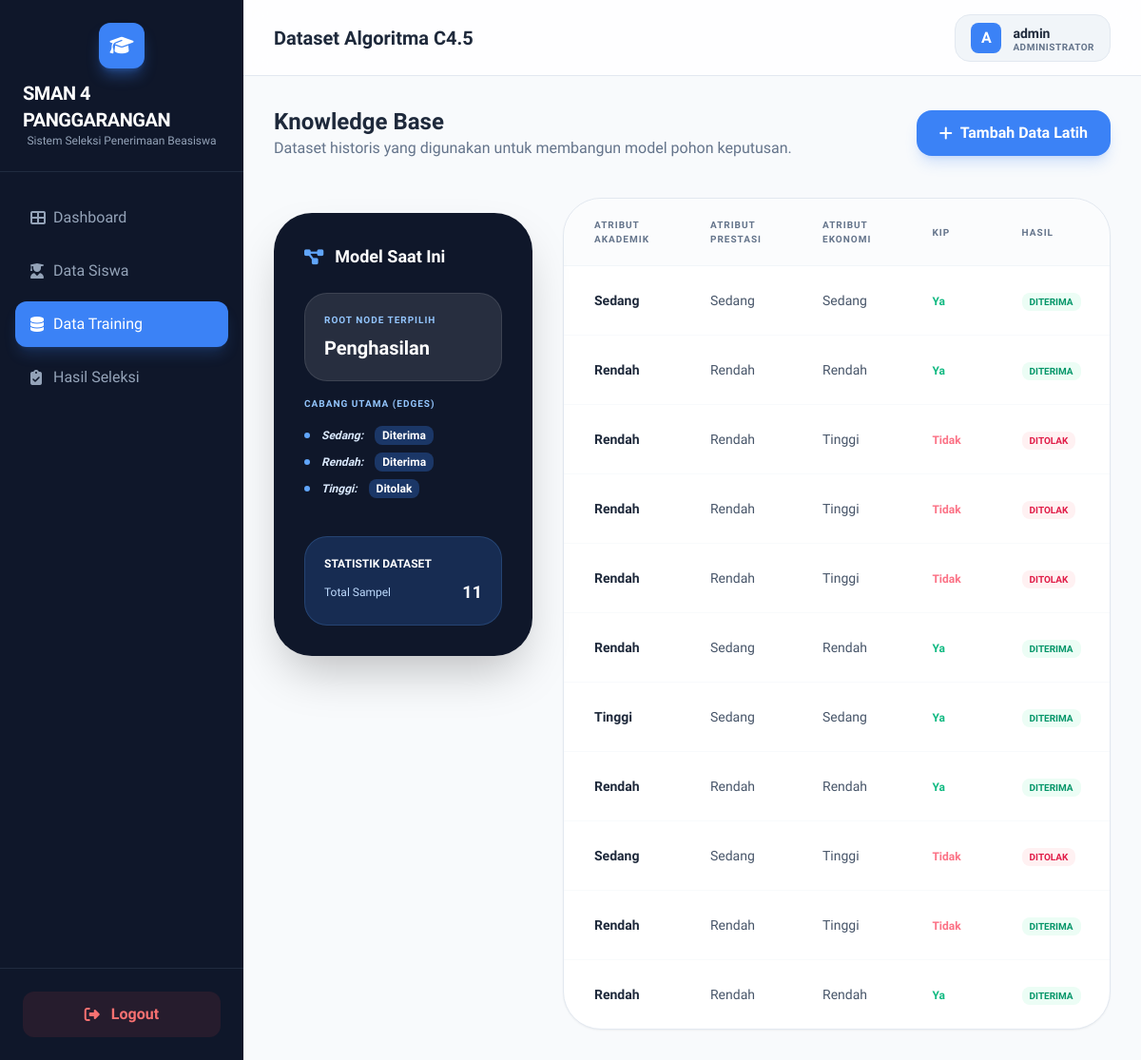
The app's page /training/ (signed in), older data.
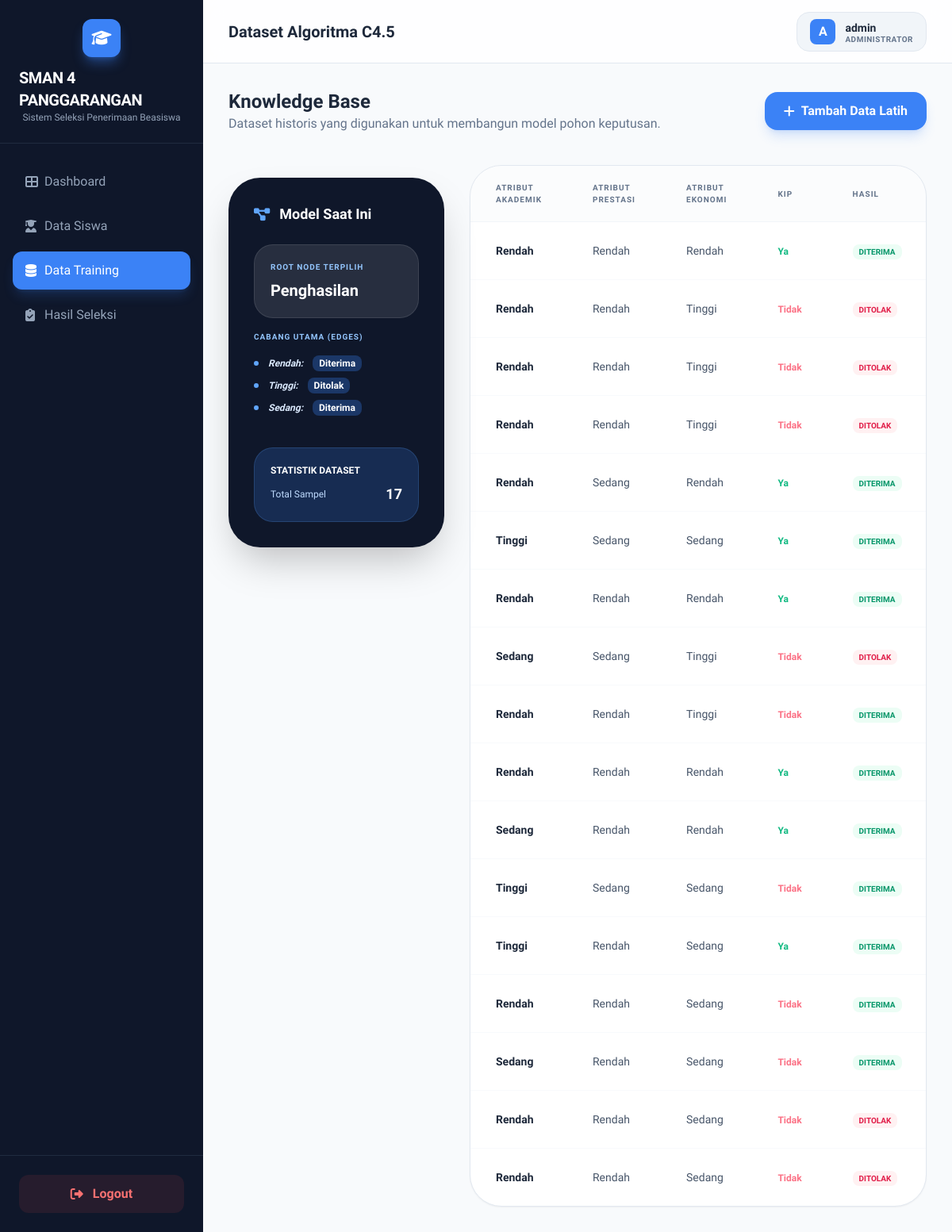
The same page, newer data.
### beasiswa/models.py (models this page shows, shortened)
class DataTraining(models.Model):
    NILAI_CHOICES = [('Tinggi', 'Tinggi'), ('Sedang', 'Sedang'), ('Rendah', 'Rendah')]
    PRESTASI_CHOICES = [('Tinggi', 'Tinggi'), ('Sedang', 'Sedang'), ('Rendah', 'Rendah')]
    PENGHASILAN_CHOICES = [('Rendah', 'Rendah'), ('Sedang', 'Sedang'), ('Tinggi', 'Tinggi')]
    KIP_CHOICES = [('Ya', 'Ya'), ('Tidak', 'Tidak')]
    HASIL_CHOICES = [('Diterima', 'Diterima'), ('Ditolak', 'Ditolak')]
    nilai       = models.CharField(max_length=10, choices=NILAI_CHOICES, verbose_name="Kategori Nilai")
    prestasi    = models.CharField(max_length=10, choices=PRESTASI_CHOICES, verbose_name="Kategori Prestasi")
    penghasilan = models.CharField(max_length=10, choices=PENGHASILAN_CHOICES, verbose_name="Kategori Penghasilan")
    kip         = models.CharField(max_length=10, choices=KIP_CHOICES, verbose_name="Kepemilikan KIP")
    hasil       = models.CharField(max_length=15, choices=HASIL_CHOICES, verbose_name="Hasil Klasifikasi")
    keterangan  = models.TextField(blank=True, verbose_name="Keterangan")
    created_at  = models.DateTimeField(auto_now_add=True)
    class Meta:
        verbose_name        = "Data Training"
        verbose_name_plural = "Dataset Training"
        ordering            = ['id']

### beasiswa/views.py (the view)
# urls.py: path('training/',views.TrainingListView.as_view(),name='training-list'),
class TrainingListView(LoginRequiredMixin, ListView):
    model               = DataTraining
    template_name       = 'beasiswa/training/list.html'
    context_object_name = 'training_list'
    login_url           = reverse_lazy('beasiswa:login')
    def get_context_data(self, **kwargs):
        ctx = super().get_context_data(**kwargs)
        dataset = list(DataTraining.objects.values('nilai', 'prestasi', 'penghasilan', 'kip', 'hasil'))
        if dataset:
            ctx['tree_result'] = build_decision_tree(dataset)
        return ctx

### beasiswa/utils/c45.py (called while the page is built)
def build_decision_tree(dataset):
    engine = C45Proses(dataset)
    return engine.jalankan()

    def _hitung_entropy(self, labels):
        if not labels: return 0.0
        counts = Counter(labels)
        total = len(labels)
        entropy = 0.0
        for count in counts.values():
            p = count / total
            entropy -= p * math.log2(p)
        return round(entropy, 6)

    def jalankan(self):
        best_gain = -1
        for attr in self.attributes:
            gain, detail = self._hitung_gain_atribut(attr)
            self.report['perhitungan_atribut'][attr] = {
                'gain': gain,
                'detail': detail
            }
            if gain > best_gain:
                best_gain = gain
                self.report['root_node'] = attr
        self._generate_rules()
        self.report['atribut'] = self.report['root_node']
        self.report['cabang'] = {
            r['nilai']: {'hasil': r['hasil'], 'confidence': r['confidence']}
            for r in self.report['rules']
        }
        return self.report

    def _generate_rules(self):
        root = self.report['root_node']
        details = self.report['perhitungan_atribut'][root]['detail']
        for i, (val, info) in enumerate(details.items(), 1):
            hasil_dominan = max(info['distribusi'], key=info['distribusi'].get)
            confidence = (info['distribusi'][hasil_dominan] / info['jumlah']) * 100
            self.report['rules'].append({
                'nomor': i,
                'atribut': root,
                'nilai': val,
                'kondisi': f"IF {root.capitalize()} = {val}",
                'hasil': hasil_dominan,
                'confidence': round(confidence, 2),
                'distribusi': info['distribusi']
            })

### beasiswa/templates/beasiswa/training/list.html (shortened to what this page needs)
{% extends 'beasiswa/base.html' %}
{% block page_title %}Dataset Algoritma C4.5{% endblock %}
{% block content %}
<div class="flex flex-col md:flex-row md:items-center justify-between gap-6 mb-10">
    <div>
        <h3 class="text-2xl font-bold text-slate-800">Knowledge Base</h3>
        <p class="text-slate-500">Dataset historis yang digunakan untuk membangun model pohon keputusan.</p>
    </div>
    <div class="flex gap-3">
        <a href="{% url 'beasiswa:training-create' %}" class="px-6 py-3 bg-accent text-white rounded-2xl font-bold shadow-lg shadow-blue-500/20 hover:bg-blue-600 transition-all flex items-center gap-2">
            <i class="fas fa-plus"></i>
            <span>Tambah Data Latih</span>
        </a>
    </div>
</div>
<div class="grid grid-cols-1 lg:grid-cols-3 gap-8">
    <div class="lg:col-span-1">
        <div class="bg-primary rounded-[2.5rem] p-8 text-white shadow-2xl sticky top-28">
            <h4 class="text-lg font-bold mb-6 flex items-center gap-3">
                <i class="fas fa-project-diagram text-blue-400"></i>
                Model Saat Ini
            </h4>
            {% if tree_result %}
            <div class="space-y-4">
                <div class="p-5 bg-white/10 rounded-3xl border border-white/10">
                    <p class="text-[10px] font-black uppercase tracking-widest text-blue-300 mb-2">Root Node Terpilih</p>
                    <p class="text-xl font-black">{{ tree_result.atribut|capfirst }}</p>
                </div>
                <div class="space-y-2 mt-6">
                    <p class="text-[10px] font-black uppercase tracking-widest text-blue-300 mb-4">Cabang Utama (Edges)</p>
                    {% for edge, subtree in tree_result.cabang.items %}
                    <div class="flex items-center gap-3 group">
                        <div class="w-1.5 h-1.5 bg-blue-400 rounded-full group-hover:scale-150 transition-transform"></div>
                        <span class="text-xs font-bold text-blue-100 italic">{{ edge }}:</span>
                        <span class="text-xs font-black bg-blue-500/30 px-2 py-0.5 rounded-lg">
                            {% if subtree.hasil %}
                                {{ subtree.hasil }}
                            {% else %}
                                Next: {{ subtree.atribut|capfirst }}
                            {% endif %}
                        </span>
                    </div>
                    {% endfor %}
                </div>
            </div>
            {% endif %}
            <div class="mt-10 p-5 bg-blue-500/20 rounded-3xl border border-blue-400/20">
                <h5 class="text-xs font-black uppercase mb-2">Statistik Dataset</h5>
                <div class="flex justify-between items-center">
                    <span class="text-xs text-blue-200">Total Sampel</span>
                    <span class="text-lg font-black">{{ training_list|length }}</span>
                </div>
            </div>
        </div>
    </div>
    <div class="lg:col-span-2">
        <div class="bg-white rounded-[2.5rem] border border-slate-200 shadow-sm overflow-hidden">
            <div class="overflow-x-auto">
                <table class="w-full text-left">
                    <thead>
                        <tr class="bg-slate-50/50 text-slate-500 text-[10px] uppercase tracking-widest font-black border-b border-slate-100">
                            <th class="px-8 py-5">Atribut Akademik</th>
                            <th class="px-8 py-5">Atribut Prestasi</th>
                            <th class="px-8 py-5">Atribut Ekonomi</th>
                            <th class="px-8 py-5">KIP</th>
                            <th class="px-8 py-5">Hasil</th>
                        </tr>
                    </thead>
                    <tbody class="divide-y divide-slate-50">
                        {% for t in training_list %}
                        <tr class="hover:bg-slate-50/50 transition-colors group">
                            <td class="px-8 py-5">
                                <span class="text-sm font-bold text-slate-800">{{ t.nilai }}</span>
                            </td>
                            <td class="px-8 py-5">
                                <span class="text-sm font-medium text-slate-600">{{ t.prestasi }}</span>
                            </td>
                            <td class="px-8 py-5">
                                <span class="text-sm font-medium text-slate-600">{{ t.penghasilan }}</span>
                            </td>
                            <td class="px-8 py-5">
                                <span class="text-xs font-bold {% if t.kip == 'Ya' %}text-emerald-500{% else %}text-rose-400{% endif %}">{{ t.kip }}</span>
                            </td>
                            <td class="px-8 py-5">
                                {% if t.hasil == 'Diterima' %}
                                <span class="px-2 py-1 bg-emerald-50 text-emerald-600 text-[10px] font-black uppercase rounded-lg">Diterima</span>
                                {% else %}
                                <span class="px-2 py-1 bg-rose-50 text-rose-600 text-[10px] font-black uppercase rounded-lg">Ditolak</span>
                                {% endif %}
                            </td>
                        </tr>
                        {% endfor %}
                    </tbody>
                </table>
            </div>
        </div>
    </div>
</div>
{% endblock %}

### beasiswa/templates/beasiswa/base.html (shortened to what this page needs)
<!DOCTYPE html>
<html lang="en">
<head>
    <script src="https://cdn.tailwindcss.com"></script>
    <link rel="stylesheet" href="https://cdnjs.cloudflare.com/ajax/libs/font-awesome/6.4.0/css/all.min.css">
</head>
<body class="bg-surface text-slate-900 font-sans antialiased">
    <div class="flex h-screen overflow-hidden">
        <aside id="sidebar" class="w-64 bg-primary text-white flex-shrink-0 sidebar-transition hidden md:flex flex-col">
            <div class="p-6 flex flex-col items-center border-b border-slate-700/50">
                <div class="w-12 h-12 bg-accent rounded-xl flex items-center justify-center mb-3 shadow-lg shadow-blue-500/40">
                    <i class="fas fa-graduation-cap text-xl"></i>
                </div>
                <h1 class="text-xl font-bold tracking-tight">SMAN 4 PANGGARANGAN</h1>
                <p class="text-xs text-slate-400 font-medium">Sistem Seleksi Penerimaan Beasiswa</p>
            </div>
            <nav class="flex-1 px-4 py-6 space-y-2 overflow-y-auto">
                <a href="{% url 'beasiswa:dashboard' %}" class="flex items-center px-4 py-3 rounded-xl transition-all group {% if request.resolver_match.url_name == 'dashboard' %}bg-accent text-white shadow-lg shadow-blue-500/20{% else %}text-slate-400 hover:bg-slate-800 hover:text-white{% endif %}">
                    <i class="fas fa-th-large w-6 group-hover:scale-110 transition-transform"></i>
                    <span class="font-medium">Dashboard</span>
                </a>
                <a href="{% url 'beasiswa:siswa-list' %}" class="flex items-center px-4 py-3 rounded-xl transition-all group {% if 'siswa' in request.path %}bg-accent text-white shadow-lg shadow-blue-500/20{% else %}text-slate-400 hover:bg-slate-800 hover:text-white{% endif %}">
                    <i class="fas fa-user-graduate w-6 group-hover:scale-110 transition-transform"></i>
                    <span class="font-medium">Data Siswa</span>
                </a>
                <a href="{% url 'beasiswa:training-list' %}" class="flex items-center px-4 py-3 rounded-xl transition-all group {% if 'training' in request.path %}bg-accent text-white shadow-lg shadow-blue-500/20{% else %}text-slate-400 hover:bg-slate-800 hover:text-white{% endif %}">
                    <i class="fas fa-database w-6 group-hover:scale-110 transition-transform"></i>
                    <span class="font-medium">Data Training</span>
                </a>
                <a href="{% url 'beasiswa:hasil-list' %}" class="flex items-center px-4 py-3 rounded-xl transition-all group {% if 'hasil' in request.path %}bg-accent text-white shadow-lg shadow-blue-500/20{% else %}text-slate-400 hover:bg-slate-800 hover:text-white{% endif %}">
                    <i class="fas fa-clipboard-check w-6 group-hover:scale-110 transition-transform"></i>
                    <span class="font-medium">Hasil Seleksi</span>
                </a>
            </nav>
            <div class="p-6 border-t border-slate-700/50">
                <form action="{% url 'beasiswa:logout' %}" method="post">
                    <button type="submit" class="w-full flex items-center justify-center gap-3 px-4 py-3 bg-red-500/10 text-red-400 rounded-xl hover:bg-red-500 hover:text-white transition-all font-semibold">
                        <i class="fas fa-sign-out-alt"></i>
                        <span>Logout</span>
                    </button>
                </form>
            </div>
        </aside>
        <main class="flex-1 flex flex-col h-full overflow-hidden">
            <header class="h-20 bg-white/80 backdrop-blur-md border-b border-slate-200 flex items-center justify-between px-8 flex-shrink-0 z-10">
                <div class="flex items-center gap-4">
                    <h2 class="text-xl font-semibold text-slate-800 hidden md:block">{% block page_title %}Overview{% endblock %}</h2>
                </div>
                <div class="flex items-center gap-6">
                    <div class="flex items-center gap-3 px-4 py-2 bg-slate-100 rounded-2xl border border-slate-200">
                        <div class="w-8 h-8 bg-accent rounded-lg flex items-center justify-center text-white font-bold">
                            {{ user.username|first|upper }}
                        </div>
                        <div class="flex flex-col leading-none">
                            <span class="text-sm font-bold text-slate-800">{{ user.username }}</span>
                            <span class="text-[10px] text-slate-500 uppercase tracking-wider font-semibold">Administrator</span>
                        </div>
                    </div>
                </div>
            </header>
            <div class="flex-1 overflow-y-auto p-8 bg-surface">
                {% block content %}{% endblock %}
            </div>
        </main>
    </div>
</body>
</html>

### beasiswa/templates/beasiswa/base.html (style rules this page uses)
.sidebar-transition { transition: all 0.3s ease-in-out; }

Row changes from the older to the newer data that the page shows:
removed DataTraining: nilai "Sedang", prestasi "Sedang", penghasilan "Sedang", kip "Ya", hasil "DITERIMA"
added DataTraining: nilai "Sedang", prestasi "Rendah", penghasilan "Rendah", kip "Ya", hasil "DITERIMA"
added DataTraining: nilai "Tinggi", prestasi "Sedang", penghasilan "Sedang", kip "Tidak", hasil "DITERIMA"
added DataTraining: nilai "Tinggi", prestasi "Rendah", penghasilan "Sedang", kip "Ya", hasil "DITERIMA"
added DataTraining: nilai "Rendah", prestasi "Rendah", penghasilan "Sedang", kip "Tidak", hasil "DITERIMA"
added DataTraining: nilai "Sedang", prestasi "Rendah", penghasilan "Sedang", kip "Tidak", hasil "DITERIMA"
added DataTraining: nilai "Rendah", prestasi "Rendah", penghasilan "Sedang", kip "Tidak", hasil "DITOLAK"
added DataTraining: nilai "Rendah", prestasi "Rendah", penghasilan "Sedang", kip "Tidak", hasil "DITOLAK"
Text that changed along with them:
{{ training_list|length }}: "11" → "17"
